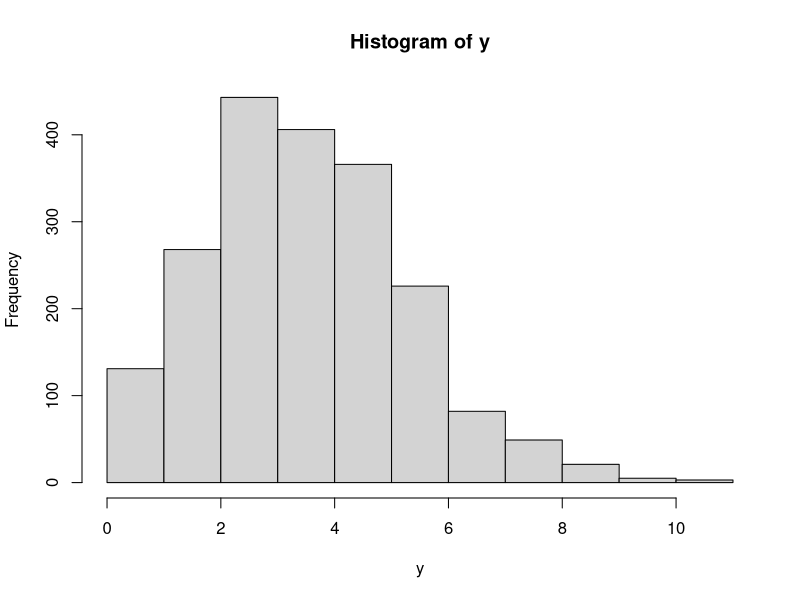

The R source for this figure:
#2a
x <- dbinom(x = 4, size = 20, prob = 0.2)


#2b
set.seed(10)
y <- rbinom(2000, size = 20, prob = 0.2)
hist(y)

#2c
  #mean = size * prob  = 4
  #varian = size * prob * q